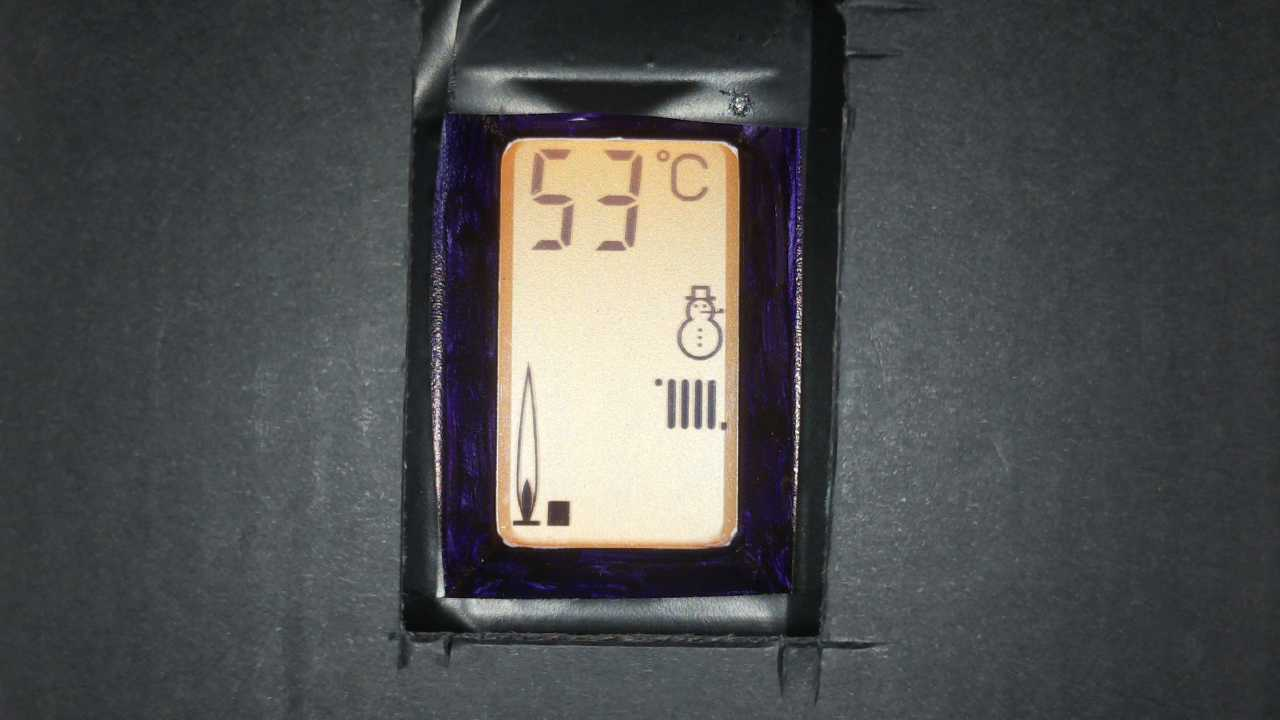
#> input picture samples/calibration_image_20260505_233357.jpg, 1280 x 720 px
$ python detection_preview.py
#> lines starting #> are read from the running program, lines starting #| are printed output that depends on the picture; after the words box and inside, x2 and y2 are one past the last pixel; in counts of white or black regions, pixels touching at a corner belong together
#> in main, img is the input picture: shape (720, 1280, 3); mean B, G, R 79, 79, 78.2
### boiler_ocr/boiler_vision.py
#!/usr/bin/env python3
"""
Boiler-display vision: locate the LCD, flatten it, and read every feature from
screen-relative ROIs (so readings survive the camera moving).

Detection is backlight- and shadow-robust; the reasoning lives on the functions
that do the work: _local_dark_mask, _edge_shadow_mask, detect_flame_level.
"""

import cv2
import numpy as np
import os
import json
import shutil
import subprocess
import tempfile

from .screen_detection import detect_screen, warp_to_canonical, CANONICAL_W, CANONICAL_H

# ---------------------------------------------------------------------------
# Configuration (ROIs relative to the screen; fractions of width/height)
# ---------------------------------------------------------------------------

# [y1, y2, x1, x2] as fractions 0..1 of the canonical screen.
DEFAULT_ROIS = {
    "temperature":    [0.014, 0.292, 0.098, 0.631],
    "flame_icon":     [0.531, 0.952, 0.080, 0.191],
    "bar_graph":      [0.530, 0.952, 0.186, 0.335],
    "heating_icon":   [0.564, 0.720, 0.634, 0.932],
    "hot_water_icon": [0.563, 0.721, 0.408, 0.636],
    "winter_icon":    [0.340, 0.550, 0.710, 0.950],
    "summer_icon":    [0.350, 0.540, 0.420, 0.710],
}

DEFAULT_PARAMS = {
    "icon_on_ratio": 0.08,       # min dark-stroke coverage to call an icon "on"
    "temp_min": 30,
    "temp_max": 90,
    "temp_ink_min": 0.10,        # min ink coverage in the temp ROI to call digits present
    "bar_segments": 6,
    "bar_fill_threshold": 0.30,
    "min_frame_brightness": 15,  # whole-frame mean below this = lens covered
    "adapt_block": 15,           # local-threshold neighborhood (odd)
    "adapt_c": 10,               # how much darker than local mean counts as ink
    "min_component": 25,         # drop dark blobs smaller than this (grain)
}

# Optional external override, written next to this file.
CONFIG_FILE = os.path.join(os.path.dirname(os.path.abspath(__file__)),
                           "canonical_roi_config.json")


def load_config():
    """Return (rois, params), applying canonical_roi_config.json if present."""
    rois = {k: list(v) for k, v in DEFAULT_ROIS.items()}
    params = dict(DEFAULT_PARAMS)
    if os.path.exists(CONFIG_FILE):
        try:
            with open(CONFIG_FILE) as f:
                cfg = json.load(f)
            rois.update(cfg.get("rois", {}))
            params.update(cfg.get("params", {}))
        except Exception as e:  # keep running on a broken config
            print(f"WARN: could not read {CONFIG_FILE}: {e}")
    return rois, params


HAVE_SSOCR = shutil.which("ssocr") is not None


# ---------------------------------------------------------------------------
# Low-level detectors (operate on the flattened canonical screen)
# ---------------------------------------------------------------------------

def _roi_slice(image, roi_frac):
    y1, y2, x1, x2 = roi_frac
    return image[int(y1 * CANONICAL_H):int(y2 * CANONICAL_H),
                 int(x1 * CANONICAL_W):int(x2 * CANONICAL_W)]


def _local_dark_mask(gray, params):
    """Icon ink: pixels darker than a SMALL local window. Small = immune to
    backlight level and gradients (a wide dark patch is its own background)."""
    g = cv2.GaussianBlur(gray, (5, 5), 0)
    h, w = g.shape
    bs = min(params["adapt_block"], (min(h, w) - 1) | 1)
    if bs < 3:
        return np.zeros_like(g)
    mask = cv2.adaptiveThreshold(g, 255, cv2.ADAPTIVE_THRESH_MEAN_C,
                                 cv2.THRESH_BINARY_INV, bs, params["adapt_c"])
    mask = cv2.morphologyEx(mask, cv2.MORPH_OPEN, np.ones((3, 3), np.uint8))
    n, labels, stats, _ = cv2.connectedComponentsWithStats(mask, 8)
    clean = np.zeros_like(mask)
    for i in range(1, n):
        if stats[i, cv2.CC_STAT_AREA] >= params["min_component"]:
            clean[labels == i] = 255
    return clean


def _edge_shadow_mask(gray):
    """Dark region connected to the screen border (bezel shadow) - to ignore."""
    otsu, _ = cv2.threshold(gray, 0, 255, cv2.THRESH_BINARY + cv2.THRESH_OTSU)
    darkish = (gray < 0.62 * otsu).astype(np.uint8)
    n, labels = cv2.connectedComponents(darkish, 8)
    border = set(labels[0, :]) | set(labels[-1, :]) | \
             set(labels[:, 0]) | set(labels[:, -1])
    border.discard(0)
    ring = np.isin(labels, list(border)).astype(np.uint8) * 255
    k = max(5, (min(gray.shape) // 60) | 1)
    return cv2.dilate(ring, cv2.getStructuringElement(cv2.MORPH_ELLIPSE, (k, k)))


def build_icon_mask(gray, params):
    """Whole-screen mask of real icon ink, with the edge shadow removed."""
    strokes = _local_dark_mask(gray, params)
    strokes[_edge_shadow_mask(gray) > 0] = 0
    return strokes


def _icon_ratio(icon_mask, roi_frac):
    sub = _roi_slice(icon_mask, roi_frac)
    return float(sub.mean() / 255) if sub.size else 0.0


def detect_flame_level(gray, roi_frac, params):
    """Count filled bar-graph segments bottom-up. Bars are solid blocks, so
    threshold relative to the bright glass rather than with the icon mask."""
    seg = _roi_slice(gray, roi_frac)
    if seg.size == 0:
        return None
    bg = np.percentile(seg, 80)                     # bright glass reference
    filled = (seg < bg - 40).astype(np.uint8)
    h = seg.shape[0]
    seg_h = h // params["bar_segments"]
    if seg_h == 0:
        return None
    active = 0
    for i in range(params["bar_segments"]):
        band = filled[h - (i + 1) * seg_h: h - i * seg_h, :]
        if band.size == 0:
            break
        if np.sum(band > 0) / band.size > params["bar_fill_threshold"]:
            active = i + 1
        else:
            break
    return active


def _warp_roi_fullres(image, corners, roi_frac):
    """Deskew a screen-relative ROI straight from the full-res image, keeping
    the digit resolution the small canonical warp would throw away."""
    y1, y2, x1, x2 = roi_frac
    canon = np.float32([[x1, y1], [x2, y1], [x2, y2], [x1, y2]]) * \
        np.float32([CANONICAL_W, CANONICAL_H])
    dst_full = np.float32([[0, 0], [CANONICAL_W, 0],
                           [CANONICAL_W, CANONICAL_H], [0, CANONICAL_H]])
    m_inv = cv2.getPerspectiveTransform(dst_full, corners.astype(np.float32))
    src = cv2.perspectiveTransform(canon.reshape(-1, 1, 2), m_inv).reshape(-1, 2)
    w = int(max(np.linalg.norm(src[1] - src[0]), np.linalg.norm(src[2] - src[3])))
    h = int(max(np.linalg.norm(src[3] - src[0]), np.linalg.norm(src[2] - src[1])))
    if w < 2 or h < 2:
        return None
    dst = np.float32([[0, 0], [w, 0], [w, h], [0, h]])
    m = cv2.getPerspectiveTransform(src.astype(np.float32), dst)
    return cv2.warpPerspective(image, m, (w, h))


def _flatfield(gray):
    """Divide out a bright-background estimate to remove the display's
    brightness gradient (bg -> ~200); dark digits stay dark. This is what lets
    both the digit-present check and OCR cope with dim, uneven backlights."""
    k = max(15, (min(gray.shape) // 3) | 1)
    bg = cv2.morphologyEx(gray, cv2.MORPH_CLOSE,
                          cv2.getStructuringElement(cv2.MORPH_ELLIPSE, (k, k)))
    return cv2.divide(gray, bg, scale=200)


def temp_has_digits(crop, params):
    """True if the temperature ROI actually shows digit ink (vs blank), so a
    failed read can be told apart from 'no number displayed'. Flat-fielding
    handles the gradient; the component filter drops glass grain so thick, faint
    digits still register while a blank screen does not."""
    if crop is None or crop.size == 0:
        return False
    mask = (_flatfield(cv2.cvtColor(crop, cv2.COLOR_BGR2GRAY)) < 140).astype(np.uint8) * 255
    mask = cv2.morphologyEx(mask, cv2.MORPH_OPEN, np.ones((3, 3), np.uint8))
    n, _, stats, _ = cv2.connectedComponentsWithStats(mask, 8)
    ink = sum(stats[i, cv2.CC_STAT_AREA] for i in range(1, n)
              if stats[i, cv2.CC_STAT_AREA] >= 60) / mask.size
    return ink > params["temp_ink_min"]


def read_temperature(crop, params):
    """OCR the 2-digit temperature with ssocr; None if unreadable/unavailable."""
    if not HAVE_SSOCR or crop is None or crop.size == 0:
        return None
    gray = cv2.cvtColor(crop, cv2.COLOR_BGR2GRAY)
    votes = []
    # Grey only, across a spread of thresholds (covers high-contrast and dim /
    # orange backlights). Colour channels and flat-fielding recover a few dim
    # frames but AMPLIFY faint LCD ghost segments into confident misreads
    # (a "6" reads as "8"), which is worse than a miss for a temperature.
    for thr in (60, 80, 100, 120, 140, 160):
        _, proc = cv2.threshold(gray, thr, 255, cv2.THRESH_BINARY)
        with tempfile.NamedTemporaryFile(suffix=".png", delete=False) as tmp:
            cv2.imwrite(tmp.name, proc)
            try:
                out = subprocess.run(
                    ["ssocr", "--number-digits=2", "-d", "2", tmp.name],
                    capture_output=True, text=True, timeout=5)
                s = out.stdout.strip()
                if out.returncode == 0 and s.isdigit() and len(s) == 2 \
                        and params["temp_min"] <= int(s) <= params["temp_max"]:
                    votes.append(int(s))
            except (subprocess.TimeoutExpired, FileNotFoundError):
                pass
            finally:
                try:
                    os.unlink(tmp.name)
                except OSError:
                    pass
    if not votes:
        return None
    winner = max(set(votes), key=votes.count)
    # Require >=2 agreeing reads. A lone read on a degraded frame is usually a
    # misread, and a wrong temperature is worse than none.
    return winner if votes.count(winner) >= 2 else None


# ---------------------------------------------------------------------------
# Top-level analysis with health checks
# ---------------------------------------------------------------------------

# [12 lines left out: function _blank_result, not called in this run]


def read_canonical(warped, rois=None, params=None, debug=False,
                   full_image=None, corners=None):
    """Read all features from a flattened screen with the given ROIs (fractions).
    No 'status' field - the caller sets that. Shared by analyze() and calibrator.
    Pass full_image+corners so the temperature is OCR'd from the full-res original
    (deskewed) instead of the downscaled canonical crop."""
    if rois is None or params is None:
        cfg_rois, cfg_params = load_config()
        rois = rois or cfg_rois
        params = params or cfg_params

    gray = cv2.cvtColor(warped, cv2.COLOR_BGR2GRAY)
    icon_mask = build_icon_mask(gray, params)
    on = params["icon_on_ratio"]
    ratios = {name: _icon_ratio(icon_mask, rois[name])
              for name in ("flame_icon", "heating_icon", "hot_water_icon",
                           "winter_icon", "summer_icon")}
    winter = ratios["winter_icon"] > on
    summer = ratios["summer_icon"] > on

    if full_image is not None and corners is not None:
        temp_crop = _warp_roi_fullres(full_image, corners, rois["temperature"])
    else:
        temp_crop = _roi_slice(warped, rois["temperature"])
    # Three-way temperature outcome: read a number, digits present but OCR
    # failed, or no digits displayed at all.
    if not temp_has_digits(temp_crop, params):
        temp, temp_status = None, "absent"
    elif (temp := read_temperature(temp_crop, params)) is not None:
        temp_status = "ok"
    else:
        temp_status = "ocr_fail"
    res = {
        "temperature": temp,
        "temp_status": temp_status,
        "flame_active": ratios["flame_icon"] > on,
        "flame_level": detect_flame_level(gray, rois["bar_graph"], params),
        "heating_active": ratios["heating_icon"] > on,
        "hot_water_active": ratios["hot_water_icon"] > on,
        "mode": ("winter" if winter and not summer else
                 "summer" if summer and not winter else "unknown"),
        "error": None,
    }
    _validate(res)
    if debug:
        res["_ratios"] = {k: round(v, 3) for k, v in ratios.items()}
    return res


def analyze(image, debug=False):
    """Read the whole display; returns the readings dict with a 'status' field
    ('ok', or a failure reason meaning the values are None)."""
#> called with debug = True
    rois, params = load_config()

    if image is None:
        return _blank_result("no_image")

    gray_full = cv2.cvtColor(image, cv2.COLOR_BGR2GRAY)
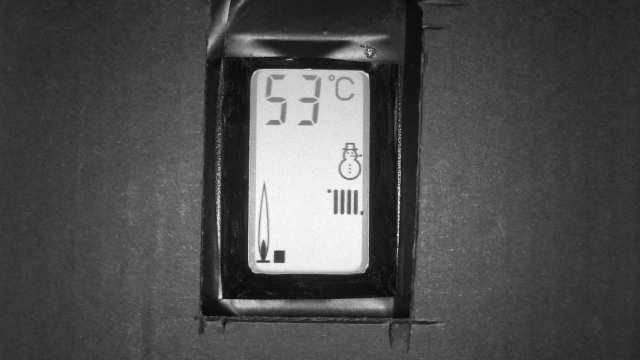
#> gray_full: shape (720, 1280) (shown at 1/2 size); min 1, max 255, mean 78.7
    if float(gray_full.mean()) < params["min_frame_brightness"]:
        return _blank_result("too_dark")          # lens covered / no light

    corners = detect_screen(image)
    if corners is None:
        return _blank_result("no_screen")          # obscured / moved / no glass

    warped, _ = warp_to_canonical(image, corners)
    res = read_canonical(warped, rois, params, debug=debug,
                         full_image=image, corners=corners)
    # A consistency violation means something was misread -> don't trust any of it.
    res["status"] = "inconsistent" if res["error"] else "ok"
    return res


def _validate(res):
    """Flag logically impossible combinations. Their presence means the vision
    misread, so the whole reading is untrusted (analyze turns this into an
    'inconsistent' status) - we do NOT guess a correction."""
    notes = []
    if res["heating_active"] and res["hot_water_active"]:
        notes.append("heating+hot_water both on")     # boiler drives one, not both
    lvl, flame = res["flame_level"], res["flame_active"]
    if lvl is not None and flame is not None:
        if flame and lvl == 0:
            notes.append("flame on but level 0")
        elif not flame and lvl > 0:
            notes.append("flame off but level>0")
    res["error"] = "; ".join(notes) if notes else None

### boiler_ocr/screen_detection.py
#!/usr/bin/env python3
"""
Locate the LCD screen and flatten it to a fixed canonical image.

Idea: the glass is bright and framed by a very dark bezel, so a bright-vs-dark
threshold turns the bezel into a black ring that isolates the glass as the
central bright blob. Its four corners drive a perspective warp, so ROIs can be
defined once on the canonical image and survive the camera moving.

Standalone geometry check (writes ./screen_debug/):
    python -m boiler_ocr.screen_detection [img ...]
"""

import cv2
import numpy as np
import os
import sys

# Canonical screen size (portrait). ROIs are defined relative to this.
CANONICAL_W = 400
CANONICAL_H = 640

# Sanity limits so we reject a bad detection instead of returning garbage.
# The physical glass is clearly taller than wide (~1.7) and fills a sensible
# chunk of the frame.
MIN_ASPECT = 1.3
MAX_ASPECT = 2.1
MIN_AREA_FRAC = 0.03
MAX_AREA_FRAC = 0.95


def detect_screen(image):
    """
    Find the LCD glass in a BGR image.

    Returns the 4 corners as a (4, 2) float32 array ordered
    [top-left, top-right, bottom-right, bottom-left], or None if no
    screen-like blob was found.
    """
    h, w = image.shape[:2]

    gray = cv2.cvtColor(image, cv2.COLOR_BGR2GRAY)
    gray = cv2.GaussianBlur(gray, (5, 5), 0)

    # Bright/dark split via Otsu (adapts to orange/green backlight); go a bit
    # below Otsu so the glass's dim top (it has a gradient) still reads bright.
    otsu_level, _ = cv2.threshold(gray, 0, 255,
                                  cv2.THRESH_BINARY + cv2.THRESH_OTSU)
#> otsu_level = 137
    bright = (gray > 0.5 * otsu_level).astype(np.uint8) * 255
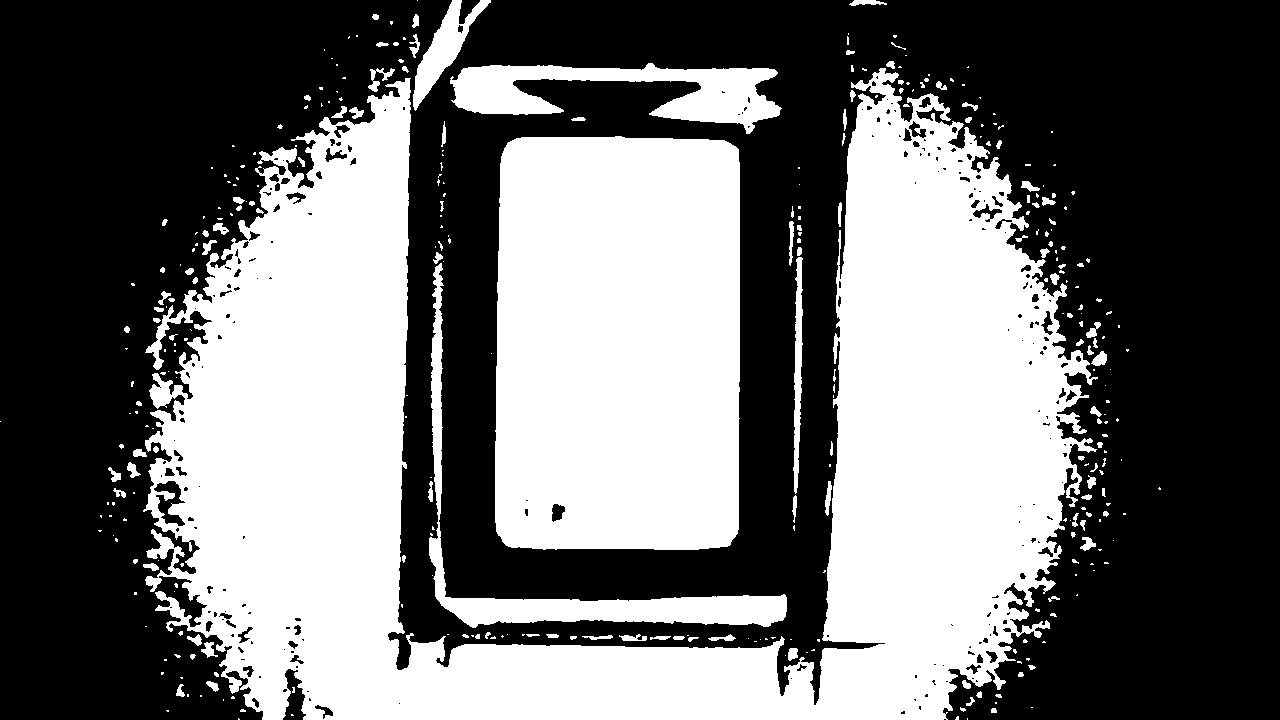
#> bright: shape (720, 1280); 43.2% white; 356 white regions (230 under 20 px), largest, box (x1, y1, x2, y2) and area: (143, 68, 1098, 720) 265640, (495, 136, 740, 550) 99047, (429, 263, 787, 628) 11071

    # Open erases thin bridges/speckles so a bezel highlight can't fuse glass+foam.
    ksize = max(5, (min(h, w) // 50) | 1)
    kernel = cv2.getStructuringElement(cv2.MORPH_ELLIPSE, (ksize, ksize))
    bright = cv2.morphologyEx(bright, cv2.MORPH_OPEN, kernel)
#> bright: shape (720, 1280); 38.8% white; 17 white regions, largest, box (x1, y1, x2, y2) and area: (162, 95, 1069, 720) 237494, (495, 136, 740, 550) 99019, (447, 595, 787, 626) 8131

    # The dark bezel ring separates glass from the bright foam -> keep the blob
    # at the image centre (fall back to the biggest if the centre is on a symbol).
    num, labels = cv2.connectedComponents(bright)
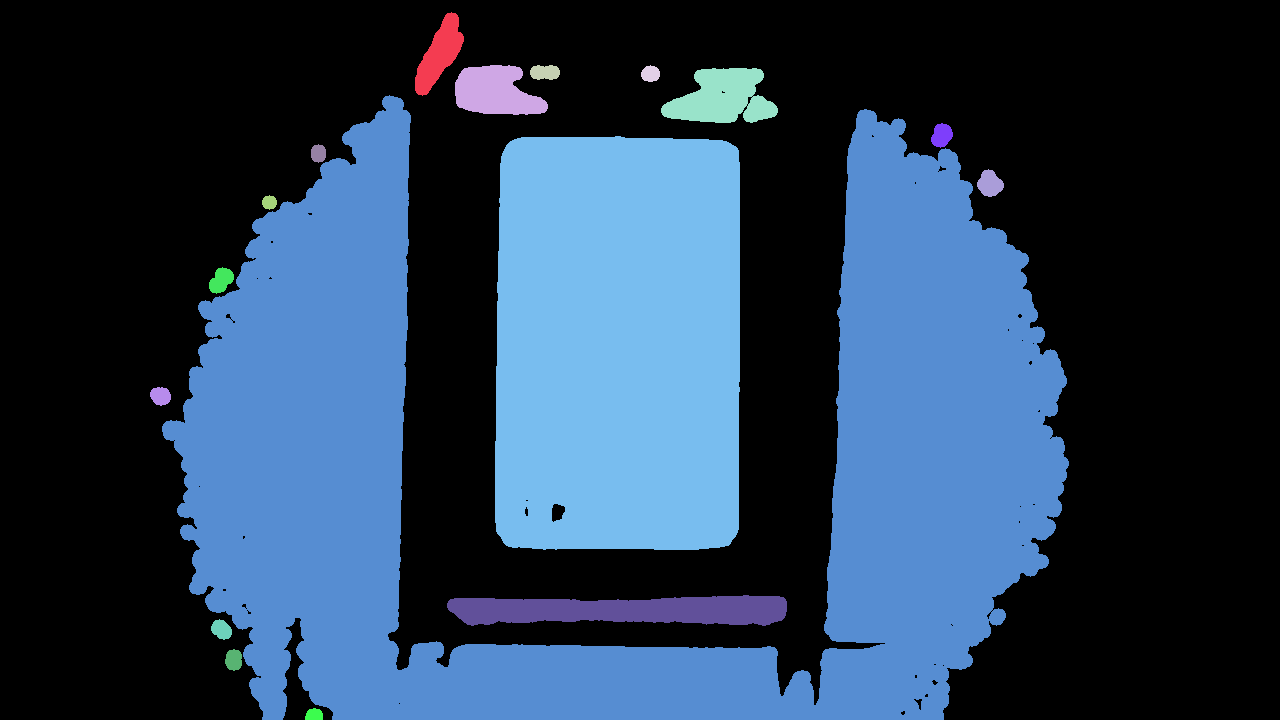
#> labels: shape (720, 1280) int32; 18 distinct labels, from 0 to 17; one colour per label, 0 black
#> num = 18
    center_label = labels[h // 2, w // 2]
#> center_label = 8
    if center_label == 0:
        counts = np.bincount(labels.ravel())
        counts[0] = 0
        if counts.max() == 0:
            return None
        center_label = counts.argmax()
    glass = (labels == center_label).astype(np.uint8) * 255
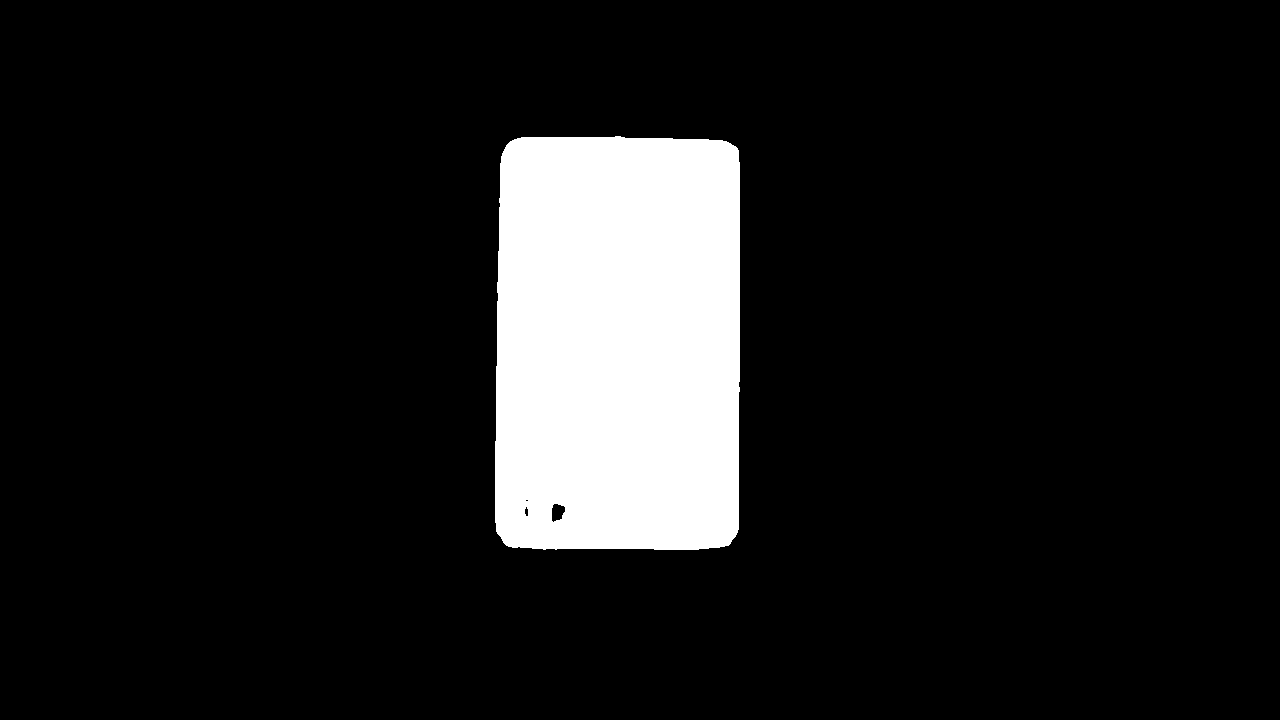
#> glass: shape (720, 1280); 10.7% white; 1 white region

    # Tightest rotated rect of the blob; convex hull ignores rounded-corner notches.
    contours, _ = cv2.findContours(glass, cv2.RETR_EXTERNAL,
                                   cv2.CHAIN_APPROX_SIMPLE)
#> contours = 1 contour; box (x1, y1, x2, y2) and area: (495, 136, 740, 550) 98590
    if not contours:
        return None
    blob = max(contours, key=cv2.contourArea)
#> blob = contour of 124 points, box (x1, y1, x2, y2) (495, 136, 740, 550), area 98590
#> (the rest of the program and of its run is left out)
